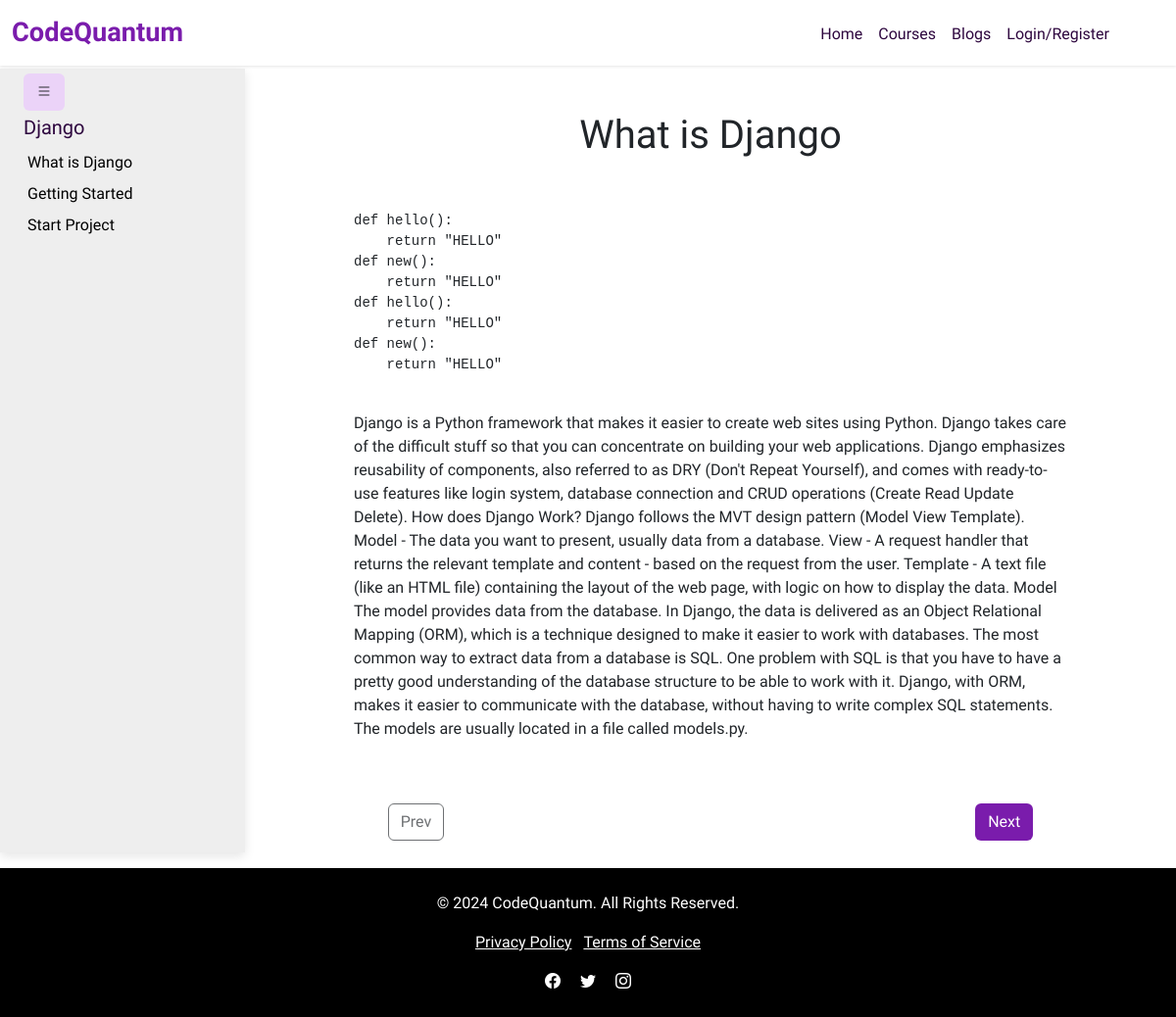
The page /courses/Django/1/ on the database its author committed.
### courses/models.py (models this page shows, shortened)
class Course(models.Model):
    course_name = models.CharField(max_length=200)
    topic = models.CharField(max_length=200)
    body = models.TextField()
    date = models.DateTimeField()

### courses/views.py (the view)
# urls.py: path('<slug:course_name>/<int:id>/', views.course, name="course"),
def course(request, course_name, id):
    course = Course.objects.get(course_name=course_name, id=id)
    course_topics = Course.objects.filter(course_name=course_name)
    current_index = list(course_topics).index(course)
    prev_topic = None
    next_topic = None
    if current_index > 0:
        prev_topic = course_topics[current_index - 1]
    if current_index < len(course_topics) - 1:
        next_topic = course_topics[current_index + 1]
    context = {
        'course': course,
        'course_topics': course_topics,
        'prev_topic': prev_topic,
        'next_topic': next_topic,
    }
    return render(request, 'course_page.html', context=context)

### courses/templates/course_page.html (shortened to what this page needs)
{% extends "layout.html" %} {%load static%} {% block content %}
<button class="btn toggle-sidebar">
  <i class="bi bi-list"></i>
</button>
<div class="wrapper">
  <div class="sidebar" id="sidebar">
    <div class="p-4">
      <h5 class="mt-4 coursename">{{course.course_name}}</h5>
      <ul class="list-unstyled">
        {% for topic in course_topics %}
        <li class="py-1 px-1">
          <a href="{% url 'courses:course' topic.course_name topic.id %}">{{topic.topic}}</a>
        </li>
        {% endfor %}
      </ul>
    </div>
  </div>
  <div class="content my-2 d-flex flex-column align-items-center" id="content">
    <h1 class="my-3">{{course.topic}}</h1>
    <div class="my-3 topic-content">{{course.body | safe }}</div>
    <div class="row mt-5 w-75">
      <div class="col text-start">
        {% if prev_topic %}
        <button class="btn prev-next-btn">
          <a href="{% url 'courses:course' prev_topic.course_name prev_topic.id %}">Prev</a>
        </button>
        {% else %}
        <button class="btn prev-next-btn" disabled>Prev</button>
        {% endif %}
      </div>
      <div class="col text-end">
        {% if next_topic %}
        <button class="btn prev-next-btn">
          <a href="{% url 'courses:course' next_topic.course_name next_topic.id %}">Next</a>
        </button>
        {% else %}
        <button class="btn prev-next-btn" disabled>Next</button>
        {% endif %}
      </div>
    </div>
  </div>
</div>
{% endblock %}

### templates/layout.html (shortened to what this page needs)
<!DOCTYPE html>
{%load static %}
<html lang="en">
  <head>
    <link
      href="https://cdn.jsdelivr.net/npm/bootstrap@5.3.3/dist/css/bootstrap.min.css"
      rel="stylesheet"
    />
    <link
      href="https://cdnjs.cloudflare.com/ajax/libs/bootstrap-icons/1.10.5/font/bootstrap-icons.min.css"
      rel="stylesheet"
    />
    <link rel="stylesheet" href="{% static 'css/style.css' %}" />
    <link
      rel="stylesheet"
      href="https://cdnjs.cloudflare.com/ajax/libs/highlight.js/11.9.0/styles/atom-one-dark.min.css"
    />
  </head>
  <body>
    <nav class="navbar navbar-expand-lg">
      <div class="container-fluid">
        <a class="navbar-brand" href="#">CodeQuantum</a>
        <div class="collapse navbar-collapse" id="navbarSupportedContent">
          <ul class="navbar-nav ms-auto mb-2 mb-lg-0 mr-5 me-5">
            <li class="nav-item">
              <a class="nav-link active" aria-current="page" href="/">Home</a>
            </li>
            <li class="nav-item">
              <a class="nav-link" href="/">Courses</a>
            </li>
            <li class="nav-item">
              <a class="nav-link" href="{% url 'blogs' %}">Blogs</a>
            </li>
            <li class="nav-item">
              <a class="nav-link" href="/">Login/Register</a>
            </li>
          </ul>
        </div>
      </div>
    </nav>
    {% block content %} {% endblock %}
    <footer class="bg-black text-white py-4">
      <div class="container text-center">
        <p>&copy; 2024 CodeQuantum. All Rights Reserved.</p>
        <ul class="list-inline">
          <li class="list-inline-item">
            <a href="#" class="text-white">Privacy Policy</a>
          </li>
          <li class="list-inline-item">
            <a href="#" class="text-white">Terms of Service</a>
          </li>
        </ul>
        <div>
          <a href="#" class="text-white mx-2"><i class="bi bi-facebook"></i></a>
          <a href="#" class="text-white mx-2"><i class="bi bi-twitter"></i></a>
          <a href="#" class="text-white mx-2"
            ><i class="bi bi-instagram"></i
          ></a>
        </div>
      </div>
    </footer>
  </body>
</html>

### static/css/style.css (style rules this page uses)
* { margin: 0; padding: 0; }
html, body { height: 100%; }
body { display: flex; flex-direction: column; padding-top: 70px; font-family: "Sora"; }
.navbar { background-color: white !important; position: fixed; width: 100%; top: 0; z-index: 1000; box-shadow: 0 1px 3px rgba(0, 0, 0, 0.1); }
.navbar-brand { color: #7A1CAC !important; font-size: 1.7rem; font-family: "Sora", sans-serif; font-weight: 600; }
.nav-link { font-size: 16px; font-family: "Sora", sans-serif; position: relative; display: inline-block; padding-bottom: 5px; color: #2E073F !important; transition: color 0.3s ease; }
.nav-link::before { content: ''; position: absolute; width: 0; height: 2px; bottom: 0; left: 0; background-color: darkviolet; visibility: hidden; transition: all 0.3s ease-in-out; }
.wrapper { display: flex; }
.sidebar { width: 250px; background-color: #eeeeee; height: 100vh; position: fixed; top: 70px; left: 0; overflow-y: auto; transition: width 0.3s ease; box-shadow: 0px 4px 10px rgba(0, 0, 0, 0.1); }
.content { margin-left: 250px; padding: 20px; flex-grow: 1; transition: margin-left 0.3s ease; }
.toggle-sidebar { position: fixed; top: 75px; left: 24px; z-index: 1100; background-color: #EBD3F8; }
.list-unstyled li a { text-decoration: none; color: black; }
.coursename { color: #2E073F; }
.topic-content { font-size: 1rem; width: 80%; }
.prev-next-btn { background-color: #7A1CAC; }
.prev-next-btn a { text-decoration: none; color: white; }
footer { background-color: #000; color: #fff; text-align: center; padding: 10px; margin-top: auto; z-index: 5; }

### rows shown on the page
Course: course_name "Django", topic "What is Django", body "def hello(): return \"HELLO\" def new(): return \"HELLO\" def hello(): return \"HELLO\" def new(): return \"HELLO\" Django is a Python framework that makes it easier to create web sites using Python. Django takes care of the difficult stuff so that you can concentrate on building your web applications. Django emphasizes reusability of components, also referred to as DRY (Don't Repeat Yourself), and comes with ready-to-use features like login system, database connection and CRUD operations (Create Read Update Delete). How does Django Work? Django follows the MVT design pattern (Model View Template). Model - The data you want to present, usually data from a database. View - A request handler that…"
Course: topic "Getting Started"
Course: topic "Start Project"
